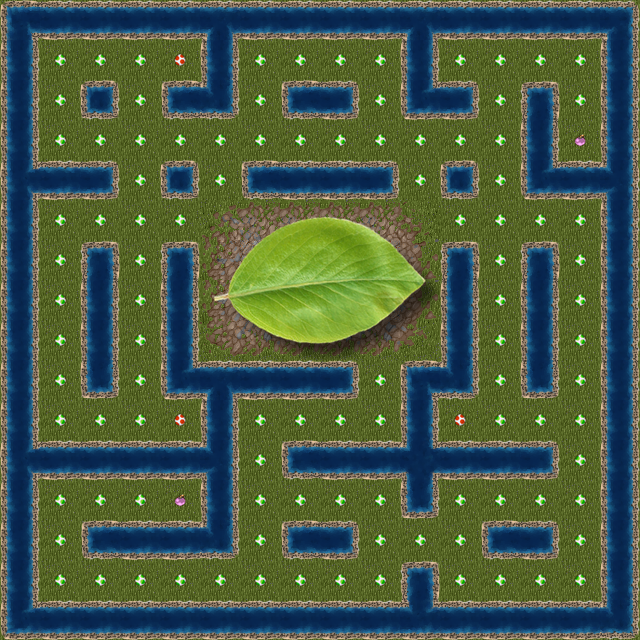

Rendered tile map (Tiled .tmx) drawn with the repository's tilesets; below, a short description and the full map source, tile grids included:
An orthogonal 16x16 tile map with 40x40 px tiles, 4 tile layers (Terrain, Water, Gems, Leaf), 4 tilesets.

<map version="1.0" orientation="orthogonal" width="16" height="16" tilewidth="40" tileheight="40">
 <tileset firstgid="1" name="grass" tilewidth="40" tileheight="40">
  <image source="../tileset/grass.png" />
 </tileset>
 <tileset firstgid="16" name="water" tilewidth="40" tileheight="40">
  <image source="../tileset/water.png" />
 </tileset>
 <tileset firstgid="32" name="gems" tilewidth="40" tileheight="40">
  <image source="../tileset/gems.png" />
 </tileset>
 <tileset firstgid="35" name="leaf" tilewidth="40" tileheight="40">
  <image source="../tileset/leaf.png" />
 </tileset>
 <layer name="Terrain" width="16" height="16">
  <data encoding="csv">
4,4,4,4,4,4,4,4,4,4,4,4,4,4,4,4,
4,4,4,4,4,4,4,4,4,4,4,4,4,4,4,4,
4,4,4,4,4,4,4,4,4,4,4,4,4,4,4,4,
4,4,4,4,4,4,4,4,4,4,4,4,4,4,4,4,
4,4,4,4,4,4,4,4,4,4,4,4,4,4,4,4,
4,4,4,4,4,1,2,2,2,2,3,4,4,4,4,4,
4,4,4,4,4,6,7,7,7,7,8,4,4,4,4,4,
4,4,4,4,4,6,7,7,7,7,8,4,4,4,4,4,
4,4,4,4,4,11,12,12,12,12,13,4,4,4,4,4,
4,4,4,4,4,4,4,4,4,4,4,4,4,4,4,4,
4,4,4,4,4,4,4,4,4,4,4,4,4,4,4,4,
4,4,4,4,4,4,4,4,4,4,4,4,4,4,4,4,
4,4,4,4,4,4,4,4,4,4,4,4,4,4,4,4,
4,4,4,4,4,4,4,4,4,4,4,4,4,4,4,4,
4,4,4,4,4,4,4,4,4,4,4,4,4,4,4,4,
4,4,4,4,4,4,4,4,4,4,4,4,4,4,4,4
</data>
 </layer>
 <layer name="Water" width="16" height="16">
  <data encoding="csv">
21,25,25,25,25,29,25,25,25,25,29,25,25,25,25,18,
22,0,0,0,0,22,0,0,0,0,22,0,0,0,0,22,
22,0,31,0,17,23,0,17,27,0,24,27,0,19,0,22,
22,0,0,0,0,0,0,0,0,0,0,0,0,22,0,22,
16,25,27,0,31,0,17,25,25,27,0,31,0,24,25,20,
22,0,0,0,0,0,0,0,0,0,0,0,0,0,0,22,
22,0,19,0,19,0,0,0,0,0,0,19,0,19,0,22,
22,0,22,0,22,0,0,0,0,0,0,22,0,22,0,22,
22,0,22,0,22,0,0,0,0,0,0,22,0,22,0,22,
22,0,30,0,24,29,25,25,27,0,21,23,0,30,0,22,
22,0,0,0,0,22,0,0,0,0,22,0,0,0,0,22,
16,25,25,25,25,20,0,17,25,25,26,25,25,27,0,22,
22,0,0,0,0,22,0,0,0,0,30,0,0,0,0,22,
22,0,17,25,25,23,0,17,27,0,0,0,17,27,0,22,
22,0,0,0,0,0,0,0,0,0,19,0,0,0,0,22,
24,25,25,25,25,25,25,25,25,25,28,25,25,25,25,23
</data>
 </layer>
 <layer name="Gems" width="16" height="16">
  <data encoding="csv">
0,0,0,0,0,0,0,0,0,0,0,0,0,0,0,0,
0,32,32,32,33,0,32,32,32,32,0,32,32,32,32,0,
0,32,0,32,0,0,32,0,0,32,0,0,32,0,32,0,
0,32,32,32,32,32,32,32,32,32,32,32,32,0,34,0,
0,0,0,32,0,32,0,0,0,0,32,0,32,0,0,0,
0,32,32,32,32,0,0,0,0,0,0,32,32,32,32,0,
0,32,0,32,0,0,0,0,0,0,0,0,32,0,32,0,
0,32,0,32,0,0,0,0,0,0,0,0,32,0,32,0,
0,32,0,32,0,0,0,0,0,0,0,0,32,0,32,0,
0,32,0,32,0,0,0,0,0,32,0,0,32,0,32,0,
0,32,32,32,33,0,32,32,32,32,0,33,32,32,32,0,
0,0,0,0,0,0,32,0,0,0,0,0,0,0,32,0,
0,32,32,32,34,0,32,32,32,32,0,32,32,32,32,0,
0,32,0,0,0,0,32,0,0,32,32,32,0,0,32,0,
0,32,32,32,32,32,32,32,32,32,0,32,32,32,32,0,
0,0,0,0,0,0,0,0,0,0,0,0,0,0,0,0
</data>
 </layer>
 <layer name="Leaf" width="16" height="16">
  <data encoding="csv">
0,0,0,0,0,0,0,0,0,0,0,0,0,0,0,0,
0,0,0,0,0,0,0,0,0,0,0,0,0,0,0,0,
0,0,0,0,0,0,0,0,0,0,0,0,0,0,0,0,
0,0,0,0,0,0,0,0,0,0,0,0,0,0,0,0,
0,0,0,0,0,0,0,0,0,0,0,0,0,0,0,0,
0,0,0,0,0,35,36,37,38,39,40,0,0,0,0,0,
0,0,0,0,0,41,42,43,44,45,46,0,0,0,0,0,
0,0,0,0,0,47,48,49,50,51,52,0,0,0,0,0,
0,0,0,0,0,53,54,55,56,57,58,0,0,0,0,0,
0,0,0,0,0,0,0,0,0,0,0,0,0,0,0,0,
0,0,0,0,0,0,0,0,0,0,0,0,0,0,0,0,
0,0,0,0,0,0,0,0,0,0,0,0,0,0,0,0,
0,0,0,0,0,0,0,0,0,0,0,0,0,0,0,0,
0,0,0,0,0,0,0,0,0,0,0,0,0,0,0,0,
0,0,0,0,0,0,0,0,0,0,0,0,0,0,0,0,
0,0,0,0,0,0,0,0,0,0,0,0,0,0,0,0
</data>
 </layer>
</map>
